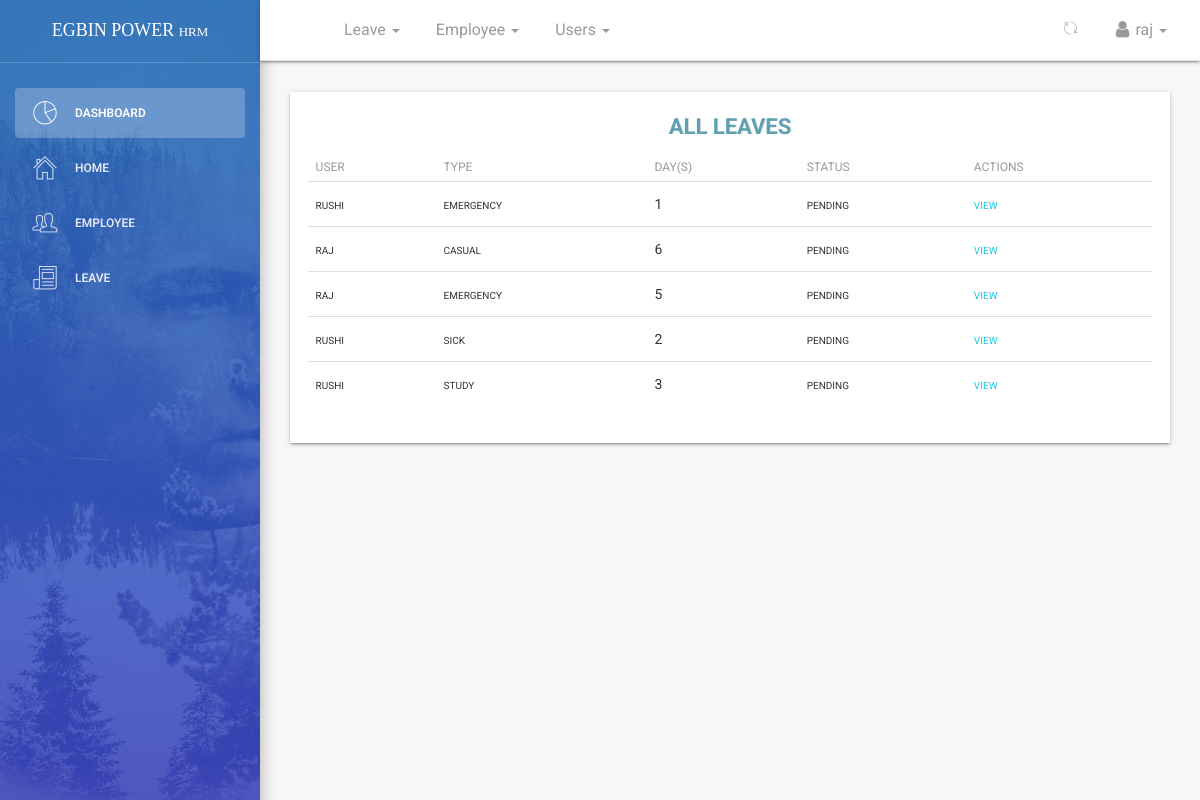
The app's page /dashboard/leaves/pending/all/ (signed in) with its own data.
### leave/models.py (models this page shows, shortened)
class Leave(models.Model):
	id = models.AutoField(primary_key=True)
	user = models.ForeignKey(User,on_delete=models.CASCADE,default=1)
	startdate = models.DateField(verbose_name=_('Start Date'),help_text='leave start date is on ..',null=True,blank=False)
	enddate = models.DateField(verbose_name=_('End Date'),help_text='coming back on ...',null=True,blank=False)
	leavetype = models.CharField(choices=LEAVE_TYPE,max_length=25,default=SICK,null=True,blank=False)
	reason = models.CharField(verbose_name=_('Reason for Leave'),max_length=255,help_text='add additional information for leave',null=True,blank=True)
	defaultdays = models.PositiveIntegerField(verbose_name=_('Leave days per year counter'),default=DAYS,null=True,blank=True)
	status = models.CharField(max_length=12,default='pending') #pending,approved,rejected,cancelled
	is_approved = models.BooleanField(default=False) #hide
	updated = models.DateTimeField(auto_now=True, auto_now_add=False)
	created = models.DateTimeField(auto_now=False, auto_now_add=True)
	objects = LeaveManager()
	class Meta:
		verbose_name = _('Leave')
		verbose_name_plural = _('Leaves')
		ordering = ['-created'] #recent objects
	@property
	def leave_days(self):
		days_count = ''
		startdate = self.startdate
		enddate = self.enddate
		if startdate > enddate:
			return
		dates = (enddate - startdate)
		return dates.days

### dashboard/views.py (the view)
# urls.py: path('leaves/pending/all/',views.leaves_list,name='leaveslist'),
def leaves_list(request):
	if not (request.user.is_staff and request.user.is_superuser):
		return redirect('/')
	leaves = Leave.objects.all_pending_leaves()
	return render(request,'dashboard/leaves_recent.html',{'leave_list':leaves,'title':'leaves list - pending'})

### leave/manager.py (called while the page is built)
	def all_pending_leaves(self):
		return super().get_queryset().filter(status = 'pending').order_by('-created')# applying FIFO

### templates/dashboard/leaves_recent.html (shortened to what this page needs)
{% extends '_layout.html' %}
 {% block navheader %}
 	{% include 'includes/navheader_employee_app.html' %}
 {% endblock %}
 {% block content %}
        <section class="content">
            <section class="container-fluid">
            	   <section class="row">
                        <section class="col col-sm-8 offset-sm-2">
                        </section>
                    </section>
                	<div class="table-responsive table-shadow">
                		<div class="text-center table-description">
                			<h4 class="title-h3" style="color: #60a0b3 !important;
    						text-shadow: 1px 0px rgba(0,0,0,0.11)">ALL LEAVES</h4>
                		</div>
                		<table class="table">
							  <thead>
							    <tr>
							      <th scope="col">User</th>
							      <th scope="col">Type</th>
							      <th scope="col">Day(s)</th>
							      <th scope="col">Status</th>
							      <th scope="col">Actions</th>
							    </tr>
							  </thead>
							  <tbody>
							  	{% for leave in leave_list %}
							    <tr>
							      <td>{{ leave.user }}</td>
							      <td>{{ leave.leavetype}}</td>
							      <td>{{ leave.leave_days }}</td>
							      <td>{{ leave.status }}</td>
							      <td>
							      	<a href="{% url 'dashboard:userleaveview' leave.id %}">
							      	    <span>view</span>
							      	</a>
							      </td>
							    </tr>
							    {% endfor %}
							  </tbody>
						</table>
					</div>
            </section>
        </section>
 {% endblock %}

### templates/includes/navheader_employee_app.html (shortened to what this page needs)
 {% load static %}
 <nav class="navbar navbar-default navbar-fixed shadow">
            <div class="container-fluid">
                <div class="collapse navbar-collapse">
                    <ul class="nav navbar-nav navbar-left">
                        <li>
                            <a href="" class="dropdown-toggle" data-toggle="dropdown">
                            </a>
                        </li>
                        <li class="dropdown">
                              <a href="" class="dropdown-toggle" data-toggle="dropdown">
                                    <p>
                                        Leave
                                        <b class="caret"></b>
                                    </p>
                              </a>
                        </li>
                        {% if request.user.is_superuser and request.user.is_staff %}
                        <li class="dropdown">
                              <a href="" class="dropdown-toggle" data-toggle="dropdown">
                                    <p>
                                        Employee
                                        <b class="caret"></b>
                                    </p>
                              </a>
                        </li>
                        {% endif %}
                        {% if request.user.is_superuser and request.user.is_staff %}
                        <li class="dropdown">
                              <a href="" class="dropdown-toggle" data-toggle="dropdown">
                                    <p>
                                        Users
                                        <b class="caret"></b>
                                    </p>
                              </a>
                        </li>
                        {% endif %}
                    </ul>
                    <ul class="nav navbar-nav navbar-right">
                        <li class="dropdown">
                              <a href="" class="dropdown-toggle refresh-page" data-toggle="dropdown" title="refresh current page">
                                    <i class="pe-7s-refresh-2"></i>
                              </a>
                        </li>
                        <li class="dropdown">
                              <a href="" class="dropdown-toggle" data-toggle="dropdown">
                                    <p>
                                        <i class="fa fa-user"></i> {{ request.user}}
                                        <b class="caret"></b>
                                    </p>
                              </a>
                        </li>
                    </ul>
                </div>
            </div>
        </nav>

### records on screen
Leave: user "rushi", leavetype "emergency", leave_days "1", status "pending"
Leave: user "raj", leavetype "casual", leave_days "6", status "pending"
Leave: user "raj", leavetype "emergency", leave_days "5", status "pending"
Leave: user "rushi", leavetype "sick", leave_days "2", status "pending"
Leave: user "rushi", leavetype "study", leave_days "3", status "pending"

### other values on screen
{{ request.user }} "raj"
